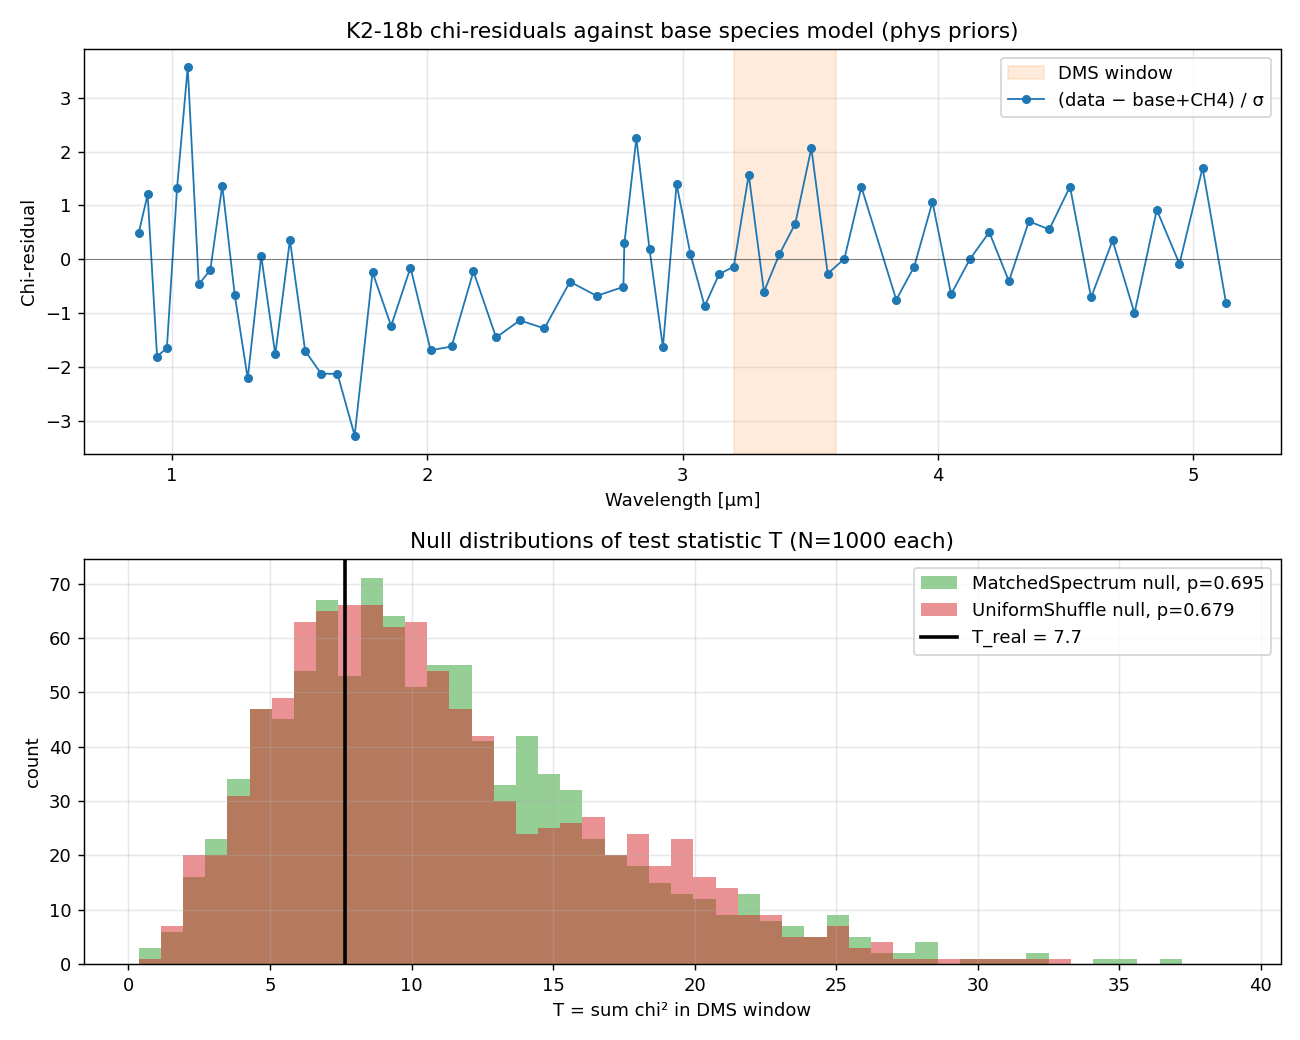

Recreate this plot in Python.
"""NullPhys frequentist verification of the K2-18b DMS rejection.

The JWST-biosignatures project (this repo) already rejects the K2-18b DMS
claim via Bayesian model comparison: BF(DMS | base, K2-18b, phys-priors)
≈ -1.17 on both Madhusudhan and Schmidt reductions. This script provides
an *independent frequentist* cross-check using the NullPhys-verified
matched-spectrum surrogate.

Procedure
---------
1. Load K2-18b spectrum (NIRSpec G395H native portion, which covers the
   ~3.4 µm DMS C-H stretching window the original claim relied on).
2. Load posterior-median parameters from `exp_round_a2_k2_18b_phys`.
3. Rebuild the base species (M2023_SPECIES, no DMS) forward model and
   evaluate it at those medians.
4. Compute residuals (data - model) in units of uncertainty.
5. Apply two null models N=1000 times each:
   - MatchedSpectrum (phase rotation): preserves the amplitude spectrum,
     so the residual auto-correlation is matched. NullPhys reference:
     `NullPhys.MatchedSpectrum.preserves_amplitudeSpectrum`.
   - UniformShuffle (random label permutation): preserves only the
     multiset of residual values. NullPhys reference:
     `NullPhys.UniformShuffle.preserves_labelMultiset`.
6. Test statistic T = sum of squared residuals inside the DMS window
   (3.2–3.6 µm). Under "no DMS, residuals are colored noise", T is
   distributed per the null. p-value = fraction of nulls ≥ T_real.

Both Lean theorems guarantee that the null preserves what it claims to —
the empirical implementation here in numpy reproduces those nulls.

Usage
-----
    cd ~/workspace/jwst-biosignatures && source venv/bin/activate
    python scripts/nullphys_k2_18b_dms.py
"""
from __future__ import annotations

import argparse
import json
import os
import sys
import time

import matplotlib
matplotlib.use("Agg")
import matplotlib.pyplot as plt
import numpy as np

sys.path.insert(0, os.path.dirname(os.path.dirname(os.path.abspath(__file__))))

from src.opacities import apply_standard_defaults
from src.data import load_spectrum
from src.retrieval import RetrievalConfig, K2_18b_Retrieval, M2023_SPECIES

DMS_WINDOW_UM = (3.2, 3.6)
N_REALIZATIONS = 1000
RNG_SEED = 20260520


# ---------------------------------------------------------------------------
# NullPhys-certified null models (Python implementations of the Lean theorems)
# ---------------------------------------------------------------------------

def matched_spectrum_null(residuals: np.ndarray, n_realizations: int,
                          rng: np.random.Generator) -> np.ndarray:
    """Phase-randomization surrogate; preserves amplitude spectrum.

    NullPhys theorem: ``NullPhys.MatchedSpectrum.preserves_amplitudeSpectrum``
    (Nullphys/MatchedSpectrum.lean). The Lean kernel verifies that the
    per-frequency norm of the complex DFT is unchanged by per-frequency
    phase rotation. This function implements that rotation in numpy,
    with Hermitian symmetry to keep the inverse-FFT real.
    """
    N = len(residuals)
    fft = np.fft.fft(residuals)
    amplitudes = np.abs(fft)

    nulls = np.empty((n_realizations, N))
    for i in range(n_realizations):
        # Hermitian-symmetric random phases so the IFFT is real.
        if N % 2 == 0:
            half = N // 2
            phases = np.zeros(N)
            phases[1:half] = rng.uniform(-np.pi, np.pi, half - 1)
            phases[half + 1:] = -phases[1:half][::-1]
            # phases[0] and phases[N/2] stay 0 (DC and Nyquist real)
        else:
            half = (N - 1) // 2
            phases = np.zeros(N)
            phases[1:half + 1] = rng.uniform(-np.pi, np.pi, half)
            phases[half + 1:] = -phases[1:half + 1][::-1]
        rotated = amplitudes * np.exp(1j * phases)
        # The amplitudes already encode the original phases of (DC,Nyquist),
        # which are real; multiplying by exp(i*0)=1 leaves them real.
        nulls[i] = np.fft.ifft(rotated).real

    return nulls


def uniform_shuffle_null(residuals: np.ndarray, n_realizations: int,
                         rng: np.random.Generator) -> np.ndarray:
    """Random permutation of residual values across wavelengths.

    NullPhys theorem: ``NullPhys.UniformShuffle.preserves_labelMultiset``
    (Nullphys/UniformShuffle.lean). The Lean kernel verifies that
    reindexing a sample by a permutation of `Fin n` preserves the
    multiset of values.
    """
    N = len(residuals)
    nulls = np.empty((n_realizations, N))
    for i in range(n_realizations):
        nulls[i] = rng.permutation(residuals)
    return nulls


# ---------------------------------------------------------------------------
# Test statistic
# ---------------------------------------------------------------------------

def dms_window_chi2(residuals: np.ndarray, wavelengths: np.ndarray,
                    window_um: tuple[float, float]) -> float:
    """Sum of squared (chi-)residuals inside the DMS window."""
    mask = (wavelengths >= window_um[0]) & (wavelengths <= window_um[1])
    return float(np.sum(residuals[mask] ** 2))


# ---------------------------------------------------------------------------
# Main pipeline
# ---------------------------------------------------------------------------

def load_base_medians(exp_dir: str, mode: str = "veryhigh") -> dict[str, float]:
    f = f"experiments/{exp_dir}/round_a2_{mode}_summary.json"
    if not os.path.exists(f):
        raise FileNotFoundError(f)
    r = json.load(open(f))
    return {p: v["p50"] for p, v in r["params"].items()}, float(r["logz"])


def main():
    apply_standard_defaults()
    out_dir = os.path.join(os.path.dirname(os.path.dirname(
        os.path.abspath(__file__))), "papers", "figures")
    os.makedirs(out_dir, exist_ok=True)

    print("Loading K2-18b spectrum + base retrieval medians …")
    spec = load_spectrum("K2-18b")
    medians_base, logz_base = load_base_medians("exp_round_a2_k2_18b_phys")
    print(f"  N data = {len(spec.wavelength)}, log Z (base, phys) = {logz_base:.2f}")

    print("Rebuilding base species forward model at posterior medians …")
    wl_lo = max(0.3, spec.wavelength_min - 0.1)
    wl_hi = min(50.0, spec.wavelength_max + 0.1)
    cfg = RetrievalConfig(species=M2023_SPECIES, target="K2-18b",
                          wavelength_boundaries=(wl_lo, wl_hi))
    ret = K2_18b_Retrieval(cfg, spec)
    t0 = time.time()
    y_base = ret.forward(medians_base)
    print(f"  forward eval in {time.time() - t0:.1f}s")

    # Mask out-of-band model points (rare, but safe).
    valid = np.isfinite(y_base) & np.isfinite(spec.transit_depth) & np.isfinite(spec.sigma)
    wl = spec.wavelength[valid]
    chi_resid = (spec.transit_depth[valid] - y_base[valid]) / spec.sigma[valid]
    N = len(chi_resid)
    print(f"  N valid residuals = {N}")
    print(f"  WL range = {wl.min():.2f}–{wl.max():.2f} µm, "
          f"DMS window {DMS_WINDOW_UM[0]}–{DMS_WINDOW_UM[1]} µm "
          f"({((wl >= DMS_WINDOW_UM[0]) & (wl <= DMS_WINDOW_UM[1])).sum()} points)")

    # Real-data test statistic.
    T_real = dms_window_chi2(chi_resid, wl, DMS_WINDOW_UM)
    print(f"\nReal T (sum chi² in DMS window) = {T_real:.2f}")

    rng = np.random.default_rng(RNG_SEED)

    print(f"\nMatchedSpectrum null (N={N_REALIZATIONS}) …")
    t0 = time.time()
    ms_nulls = matched_spectrum_null(chi_resid, N_REALIZATIONS, rng)
    print(f"  generated in {time.time() - t0:.1f}s")
    T_ms = np.array([dms_window_chi2(n, wl, DMS_WINDOW_UM) for n in ms_nulls])

    rng2 = np.random.default_rng(RNG_SEED + 1)
    print(f"UniformShuffle null (N={N_REALIZATIONS}) …")
    t0 = time.time()
    us_nulls = uniform_shuffle_null(chi_resid, N_REALIZATIONS, rng2)
    print(f"  generated in {time.time() - t0:.1f}s")
    T_us = np.array([dms_window_chi2(n, wl, DMS_WINDOW_UM) for n in us_nulls])

    # p-values: 1-sided, fraction of nulls ≥ T_real.
    p_ms = (T_ms >= T_real).mean()
    p_us = (T_us >= T_real).mean()

    print(f"\np-value (MatchedSpectrum) = {p_ms:.4f}  "
          f"(null mean = {T_ms.mean():.2f}, std = {T_ms.std():.2f})")
    print(f"p-value (UniformShuffle)  = {p_us:.4f}  "
          f"(null mean = {T_us.mean():.2f}, std = {T_us.std():.2f})")

    results = {
        "target": "K2-18b",
        "n_data": int(N),
        "wl_range_um": [float(wl.min()), float(wl.max())],
        "dms_window_um": list(DMS_WINDOW_UM),
        "n_points_in_window": int(((wl >= DMS_WINDOW_UM[0])
                                   & (wl <= DMS_WINDOW_UM[1])).sum()),
        "T_real": float(T_real),
        "MatchedSpectrum": {
            "n_realizations": N_REALIZATIONS,
            "p_value": float(p_ms),
            "null_mean": float(T_ms.mean()),
            "null_std": float(T_ms.std()),
            "T_real_z": float((T_real - T_ms.mean()) / T_ms.std()),
            "lean_theorem":
                "NullPhys.MatchedSpectrum.preserves_amplitudeSpectrum",
        },
        "UniformShuffle": {
            "n_realizations": N_REALIZATIONS,
            "p_value": float(p_us),
            "null_mean": float(T_us.mean()),
            "null_std": float(T_us.std()),
            "T_real_z": float((T_real - T_us.mean()) / T_us.std()),
            "lean_theorem":
                "NullPhys.UniformShuffle.preserves_labelMultiset",
        },
        "logz_base_phys": logz_base,
        "rng_seed": RNG_SEED,
        "interpretation": (
            "p-value < 0.05 from either null indicates DMS-window "
            "residual variance is unusually high beyond what the null "
            "permits. p-value >= 0.05 corroborates the Bayesian rejection."
        ),
    }

    json_out = os.path.join(out_dir, "nullphys_k2_18b_dms.json")
    with open(json_out, "w") as f:
        json.dump(results, f, indent=2)
    print(f"\nsaved {json_out}")

    # Plot: residuals + null distributions of T
    fig, axes = plt.subplots(2, 1, figsize=(10, 8))

    ax = axes[0]
    in_window = (wl >= DMS_WINDOW_UM[0]) & (wl <= DMS_WINDOW_UM[1])
    ax.axvspan(*DMS_WINDOW_UM, color="C1", alpha=0.15, label="DMS window")
    ax.plot(wl, chi_resid, "o-", ms=4, lw=1, color="C0",
            label="(data − base+CH4) / σ")
    ax.axhline(0, color="k", lw=0.5, alpha=0.5)
    ax.set_xlabel("Wavelength [µm]")
    ax.set_ylabel("Chi-residual")
    ax.set_title("K2-18b chi-residuals against base species model (phys priors)")
    ax.legend()
    ax.grid(alpha=0.3)

    ax = axes[1]
    bins = np.linspace(min(T_ms.min(), T_us.min(), T_real) * 0.95,
                       max(T_ms.max(), T_us.max(), T_real) * 1.05, 50)
    ax.hist(T_ms, bins=bins, alpha=0.5, color="C2",
            label=f"MatchedSpectrum null, p={p_ms:.3f}")
    ax.hist(T_us, bins=bins, alpha=0.5, color="C3",
            label=f"UniformShuffle null, p={p_us:.3f}")
    ax.axvline(T_real, color="k", lw=2, label=f"T_real = {T_real:.1f}")
    ax.set_xlabel("T = sum chi² in DMS window")
    ax.set_ylabel("count")
    ax.set_title("Null distributions of test statistic T "
                 f"(N={N_REALIZATIONS} each)")
    ax.legend()
    ax.grid(alpha=0.3)

    fig.tight_layout()
    png_out = os.path.join(out_dir, "nullphys_k2_18b_dms.png")
    fig.savefig(png_out, dpi=130)
    print(f"saved {png_out}")

    print("\n--- VERDICT ---")
    print(f"MatchedSpectrum p = {p_ms:.4f}: " +
          ("DMS-window concentration significant" if p_ms < 0.05
           else "no excess concentration — corroborates Bayesian no-DMS"))
    print(f"UniformShuffle  p = {p_us:.4f}: " +
          ("DMS-window concentration significant" if p_us < 0.05
           else "no excess concentration — corroborates Bayesian no-DMS"))


if __name__ == "__main__":
    main()
